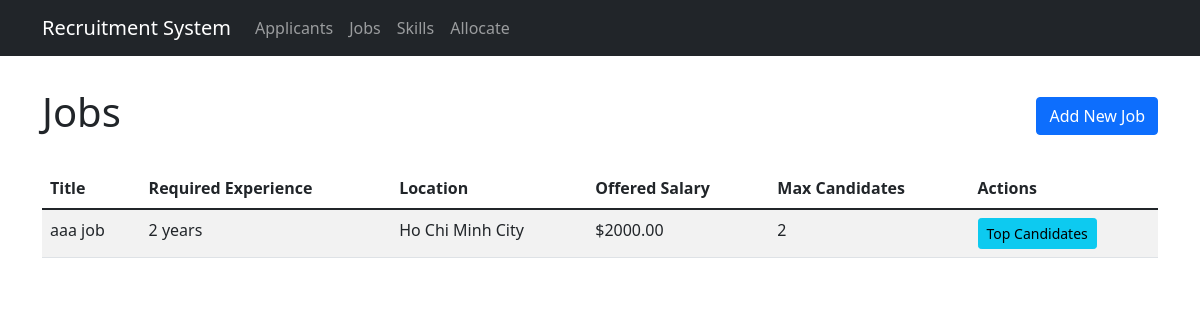
Before: / with the older database file.
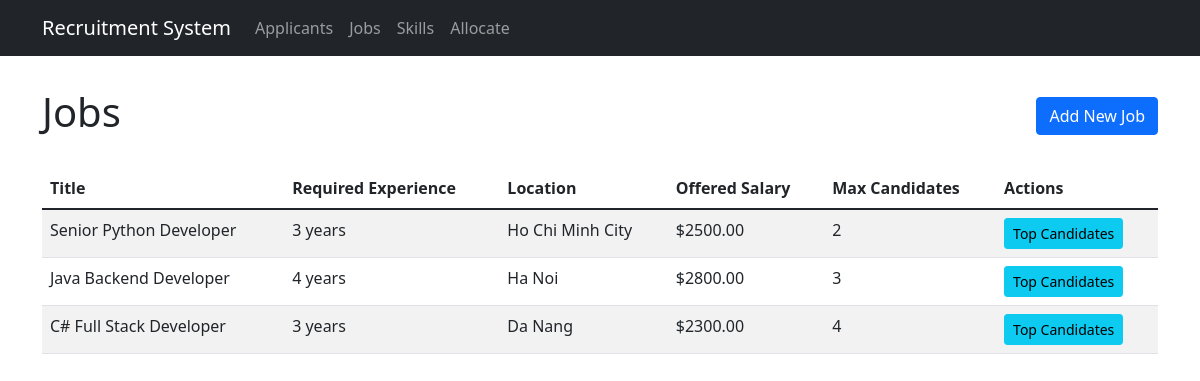
After: the same page with the newer database file.
### tables this page shows
CREATE TABLE jobs (
        id INTEGER PRIMARY KEY AUTOINCREMENT,
        title TEXT NOT NULL,
        company TEXT NOT NULL,
        location TEXT NOT NULL,
        required_experience INTEGER NOT NULL,
        offered_salary INTEGER NOT NULL,
        max_candidates INTEGER NOT NULL,
        created_at TIMESTAMP DEFAULT CURRENT_TIMESTAMP
    );

### app.py (the view)
@app.route('/')
def index():
    conn = get_db_connection()
    cursor = conn.cursor()
    cursor.execute('''
        SELECT j.*, GROUP_CONCAT(s.name || ':' || js.required_level) as skills
        FROM jobs j
        LEFT JOIN job_skills js ON j.id = js.job_id
        LEFT JOIN skills s ON js.skill_id = s.id
        GROUP BY j.id
    ''')
    jobs = cursor.fetchall()
    jobs_list = []
    for job in jobs:
        job_dict = dict(job)
        if job_dict['skills']:
            job_dict['skills'] = [
                {'name': skill.split(':')[0], 'required_level': int(skill.split(':')[1])}
                for skill in job_dict['skills'].split(',')
            ]
        else:
            job_dict['skills'] = []
        jobs_list.append(job_dict)
    conn.close()
    return render_template('jobs.html', jobs=jobs_list)

### app.py (called while the page is built)
def get_db_connection():
    conn = sqlite3.connect(DATABASE)
    conn.row_factory = sqlite3.Row
    return conn

### templates/jobs.html (shortened to what this page needs)
{% extends "base.html" %}
{% block content %}
<div class="d-flex justify-content-between align-items-center mb-4">
    <h1>Jobs</h1>
    <a href="{{ url_for('add_job') }}" class="btn btn-primary">Add New Job</a>
</div>
<div class="table-responsive">
    <table class="table table-striped">
        <thead>
            <tr>
                <th>Title</th>
                <th>Required Experience</th>
                <th>Location</th>
                <th>Offered Salary</th>
                <th>Max Candidates</th>
                <th>Actions</th>
            </tr>
        </thead>
        <tbody>
            {% for job in jobs %}
            <tr>
                <td>{{ job['title'] }}</td>
                <td>{{ job['required_experience'] }} years</td>
                <td>{{ job['location'] }}</td>
                <td>${{ "%.2f"|format(job['offered_salary']) }}</td>
                <td>{{ job['max_candidates'] }}</td>
                <td>
                    <button class="btn btn-sm btn-info view-candidates" data-job-id="{{ job['id'] }}">
                        Top Candidates
                    </button>
                </td>
            </tr>
            {% endfor %}
        </tbody>
    </table>
</div>
{% endblock %}

Changed rows visible on the page:
changed jobs "Ho Chi Minh City": title "aaa job" → "Senior Python Developer"; required_experience "2" → "3"; offered_salary "2000.00" → "2500.00"
added jobs: title "Java Backend Developer", required_experience "4", location "Ha Noi", offered_salary "2800.00", max_candidates "3"
added jobs: title "C# Full Stack Developer", required_experience "3", location "Da Nang", offered_salary "2300.00", max_candidates "4"
